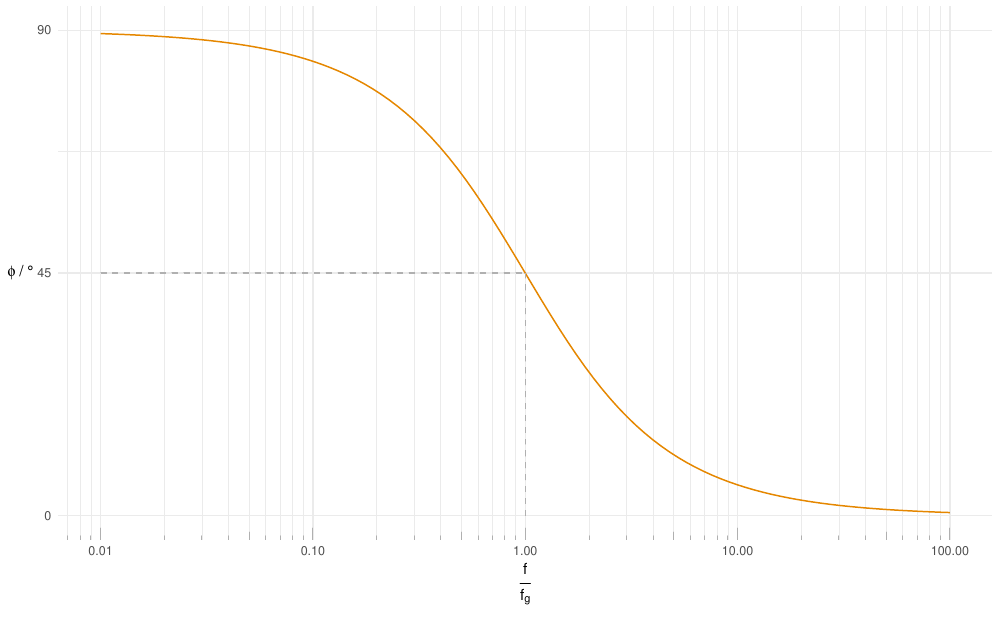

R code for this plot:
#RC Tiefpassfilter

library(ggplot2)

options(scipen=10000)

breaks       <- 10^(-10:10)
minor_breaks <- rep(1:9, 21)*(10^rep(-10:10, each=9))

#ybreaks = c(seq(0,1.0,0.1),round(1/sqrt(2),digits = 3));
#ybreaks = ybreaks[-8] # ybreaks without 0.7 (8th element)

output_width  <- 10
output_height <- output_width * 0.6180339887498948

data <- read.csv(file = "RL_HP.csv")

dataU1    <- data$u1
dataU2    <- data$u2
dataPhase <- data$phase
dataX     <- data$ffg
dataY     <- dataU2/dataU1
displaydata <- data.frame(x=dataX, y=dataY)


ylabel <- bquote( phi ~ "/" ~ degree)
xlabel <- bquote( over( "f", "f"[g]))

rc_fun<- function(f) {atan(1/f)}

pdf("RL_HP_phase_clean.pdf", width = output_width, height = output_height, )

####################################################################

p9 <- ggplot(displaydata, aes(dataX, dataY)) +

        theme_minimal() + # maybe theme_bw()

        stat_function(fun = rc_fun, colour = "#E58700") +

        theme(axis.title.y = element_text(angle = 0, vjust = .5)) + # rotate axis title

        xlab(xlabel)  +
        ylab(ylabel)  +

        scale_y_continuous(limits=c(0, pi/2), breaks = c(0, pi/2, pi/4), labels = c(0, 90, 45) ) +
        scale_x_continuous(trans = "log10", breaks = breaks, minor_breaks = minor_breaks, limits=c(0.01, 100), position="bottom")+

        annotation_logticks(sides = "b", colour = "grey69", size = .333) + # maybe remove

        #lines
        geom_segment( aes(x = 0.01, y = pi/4,  xend = 1, yend = pi/4 ), color="grey69", linetype="dashed")+
        geom_segment( aes(x = 1,    y = 0, xend = 1, yend = pi/4 ), color="grey69", linetype="dashed")

p9
